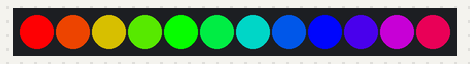
Bench run of a program on a simulated Raspberry Pi Pico running MicroPython. On the bench: 12 RGB LEDs in strip order, left to right.

Above: at 0.4 s.
At 1.28 s:
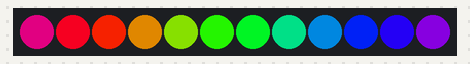

The program:

main.py
```python
import machine, neopixel, time
num_pixels = 12
pixels = neopixel.NeoPixel(machine.Pin(22), num_pixels)
def switch_off():
    for i in range(12):
        pixels[i] = (0, 0, 0)
    pixels.write()
def wheel(pos):
    # Input a value 0 to 255 to get a color value.
    # The colours are a transition r - g - b - back to r.
    if pos < 0 or pos > 255:
        return (0, 0, 0)
    if pos < 85:
        return (255 - pos * 3, pos * 3, 0)
    if pos < 170:
        pos -= 85
        return (0, 255 - pos * 3, pos * 3)
    pos -= 170
    return (pos * 3, 0, 255 - pos * 3)

def rainbow_cycle(wait):
    for j in range(255):
        for i in range(num_pixels):
            rc_index = (i * 256 // num_pixels) + j
            pixels[i] = wheel(rc_index & 255)
        pixels.write()

# To Switch off light comment while loop & run only method call switch_off()
switch_off()
while True:
    rainbow_cycle(0)  # Increase the number to slow down the rainbow
```

Measured:
- what the display in image 1 shows lasts 0.4 s, from 1.1 s to 1.5 s
